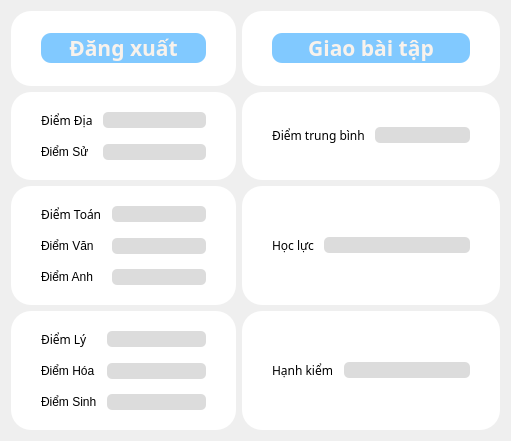
   <widget class="QWidget" name="formLayoutWidget">
    <property name="geometry">
     <rect>
      <x>930</x>
      <y>0</y>
      <width>511</width>
      <height>441</height>
     </rect>
    </property>
    <layout class="QGridLayout" name="gridLayout">
     <item row="0" column="1">
      <widget class="QFrame" name="info_frame_6">
       <property name="styleSheet">
        <string notr="true">background-color: rgb(255,255,255);
border-radius: 20px;</string>
       </property>
       <property name="frameShape">
        <enum>QFrame::StyledPanel</enum>
       </property>
       <property name="frameShadow">
        <enum>QFrame::Raised</enum>
       </property>
       <layout class="QGridLayout" name="gridLayout_29">
        <property name="leftMargin">
         <number>30</number>
        </property>
        <property name="topMargin">
         <number>20</number>
        </property>
        <property name="rightMargin">
         <number>30</number>
        </property>
        <property name="bottomMargin">
         <number>20</number>
        </property>
        <property name="horizontalSpacing">
         <number>20</number>
        </property>
        <property name="verticalSpacing">
         <number>10</number>
        </property>
        <item row="0" column="0">
         <widget class="QPushButton" name="btvn_upload">
          <property name="font">
           <font>
            <family>Bahnschrift</family>
            <pointsize>16</pointsize>
            <weight>75</weight>
            <italic>false</italic>
            <bold>true</bold>
           </font>
          </property>
          <property name="cursor">
           <cursorShape>PointingHandCursor</cursorShape>
          </property>
          <property name="styleSheet">
           <string notr="true">border-radius: 10px;
font: 600 16pt &quot;Bahnschrift&quot;;
background-color:rgb(129, 201, 255);
color: #F8F2EC;</string>
          </property>
          <property name="text">
           <string>Giao bài tập</string>
          </property>
         </widget>
        </item>
       </layout>
      </widget>
     </item>
     <item row="0" column="0">
      <widget class="QFrame" name="info_frame_8">
       <property name="styleSheet">
        <string notr="true">background-color: rgb(255,255,255);
border-radius: 20px;</string>
       </property>
       <property name="frameShape">
        <enum>QFrame::StyledPanel</enum>
       </property>
       <property name="frameShadow">
        <enum>QFrame::Raised</enum>
       </property>
       <layout class="QGridLayout" name="gridLayout_30">
        <property name="leftMargin">
         <number>30</number>
        </property>
        <property name="topMargin">
         <number>20</number>
        </property>
        <property name="rightMargin">
         <number>30</number>
        </property>
        <property name="bottomMargin">
         <number>20</number>
        </property>
        <property name="horizontalSpacing">
         <number>20</number>
        </property>
        <property name="verticalSpacing">
         <number>10</number>
        </property>
        <item row="0" column="0">
         <widget class="QPushButton" name="logOut_btn_tc">
          <property name="font">
           <font>
            <family>Bahnschrift</family>
            <pointsize>16</pointsize>
            <weight>75</weight>
            <italic>false</italic>
            <bold>true</bold>
           </font>
          </property>
          <property name="cursor">
           <cursorShape>PointingHandCursor</cursorShape>
          </property>
          <property name="styleSheet">
           <string notr="true">border-radius: 10px;
font: 600 16pt &quot;Bahnschrift&quot;;
background-color:rgb(129, 201, 255);
color: #F8F2EC;</string>
          </property>
          <property name="text">
           <string>Đăng xuất</string>
          </property>
         </widget>
        </item>
       </layout>
      </widget>
     </item>
     <item row="1" column="0">
      <widget class="QFrame" name="info_frame_3">
       <property name="styleSheet">
        <string notr="true">background-color: rgb(255,255,255);
border-radius: 20px;</string>
       </property>
       <property name="frameShape">
        <enum>QFrame::StyledPanel</enum>
       </property>
       <property name="frameShadow">
        <enum>QFrame::Raised</enum>
       </property>
       <layout class="QGridLayout" name="gridLayout_23">
        <property name="leftMargin">
         <number>30</number>
        </property>
        <property name="topMargin">
         <number>20</number>
        </property>
        <property name="rightMargin">
         <number>30</number>
        </property>
        <property name="bottomMargin">
         <number>20</number>
        </property>
        <property name="horizontalSpacing">
         <number>20</number>
        </property>
        <property name="verticalSpacing">
         <number>10</number>
        </property>
        <item row="0" column="0">
         <layout class="QGridLayout" name="gridLayout_24">
          <property name="horizontalSpacing">
           <number>10</number>
          </property>
          <property name="verticalSpacing">
           <number>15</number>
          </property>
          <item row="0" column="0">
           <widget class="QLabel" name="label_34">
            <property name="font">
             <font>
              <family>Segoe UI Semibold</family>
             </font>
            </property>
            <property name="styleSheet">
             <string notr="true">color: rgb(0,0,0);</string>
            </property>
            <property name="text">
             <string>Điểm Địa</string>
            </property>
           </widget>
          </item>
          <item row="1" column="1">
           <widget class="QLineEdit" name="lineEdit_26">
            <property name="styleSheet">
             <string notr="true">color: black;
background-color:rgb(220,220,220);
border-radius:5px;</string>
            </property>
           </widget>
          </item>
          <item row="1" column="0">
           <widget class="QLabel" name="label_36">
            <property name="styleSheet">
             <string notr="true">color: rgb(0,0,0);</string>
            </property>
            <property name="text">
             <string>Điểm Sử</string>
            </property>
           </widget>
          </item>
          <item row="0" column="1">
           <widget class="QLineEdit" name="lineEdit_28">
            <property name="styleSheet">
             <string notr="true">color: black;
background-color:rgb(220,220,220);
border-radius:5px;</string>
            </property>
            <property name="inputMethodHints">
             <set>Qt::ImhDigitsOnly</set>
            </property>
           </widget>
          </item>
         </layout>
        </item>
       </layout>
      </widget>
     </item>
     <item row="2" column="0">
      <widget class="QFrame" name="info_frame_2">
       <property name="styleSheet">
        <string notr="true">background-color: rgb(255,255,255);
border-radius: 20px;</string>
       </property>
       <property name="frameShape">
        <enum>QFrame::StyledPanel</enum>
       </property>
       <property name="frameShadow">
        <enum>QFrame::Raised</enum>
       </property>
       <layout class="QGridLayout" name="gridLayout_21">
        <property name="leftMargin">
         <number>30</number>
        </property>
        <property name="topMargin">
         <number>20</number>
        </property>
        <property name="rightMargin">
         <number>30</number>
        </property>
        <property name="bottomMargin">
         <number>20</number>
        </property>
        <property name="horizontalSpacing">
         <number>20</number>
        </property>
        <property name="verticalSpacing">
         <number>10</number>
        </property>
        <item row="0" column="0">
         <layout class="QGridLayout" name="gridLayout_22">
          <property name="horizontalSpacing">
           <number>10</number>
          </property>
          <property name="verticalSpacing">
           <number>15</number>
          </property>
          <item row="1" column="1">
           <widget class="QLineEdit" name="lineEdit_23">
            <property name="styleSheet">
             <string notr="true">color: black;
background-color:rgb(220,220,220);
border-radius:5px;</string>
            </property>
            <property name="text">
             <string/>
            </property>
           </widget>
          </item>
          <item row="0" column="0">
           <widget class="QLabel" name="label_31">
            <property name="font">
             <font>
              <family>Segoe UI Semibold</family>
             </font>
            </property>
            <property name="styleSheet">
             <string notr="true">color: rgb(0,0,0);</string>
            </property>
            <property name="text">
             <string>Điểm Toán</string>
            </property>
           </widget>
          </item>
          <item row="0" column="1">
           <widget class="QLineEdit" name="lineEdit_25">
            <property name="styleSheet">
             <string notr="true">color: black;
background-color:rgb(220,220,220);
border-radius:5px;</string>
            </property>
            <property name="inputMethodHints">
             <set>Qt::ImhDigitsOnly</set>
            </property>
           </widget>
          </item>
          <item row="2" column="1">
           <widget class="QLineEdit" name="lineEdit_24">
            <property name="styleSheet">
             <string notr="true">color: black;
background-color:rgb(220,220,220);
border-radius:5px;</string>
            </property>
           </widget>
          </item>
          <item row="2" column="0">
           <widget class="QLabel" name="label_32">
            <property name="styleSheet">
             <string notr="true">color: rgb(0,0,0);</string>
            </property>
            <property name="text">
             <string>Điểm Anh</string>
            </property>
           </widget>
          </item>
          <item row="1" column="0">
           <widget class="QLabel" name="label_33">
            <property name="styleSheet">
             <string notr="true">color: rgb(0,0,0);</string>
            </property>
            <property name="text">
             <string>Điểm Văn</string>
            </property>
           </widget>
          </item>
         </layout>
        </item>
       </layout>
      </widget>
     </item>
     <item row="1" column="1">
      <widget class="QFrame" name="info_frame_5">
       <property name="styleSheet">
        <string notr="true">background-color: rgb(255,255,255);
border-radius: 20px;</string>
       </property>
       <property name="frameShape">
        <enum>QFrame::StyledPanel</enum>
       </property>
       <property name="frameShadow">
        <enum>QFrame::Raised</enum>
       </property>
       <layout class="QGridLayout" name="gridLayout_27">
        <property name="leftMargin">
         <number>30</number>
        </property>
        <property name="topMargin">
         <number>20</number>
        </property>
        <property name="rightMargin">
         <number>30</number>
        </property>
        <property name="bottomMargin">
         <number>20</number>
        </property>
        <property name="horizontalSpacing">
         <number>20</number>
        </property>
        <property name="verticalSpacing">
         <number>10</number>
        </property>
        <item row="0" column="0">
         <layout class="QGridLayout" name="gridLayout_28">
          <property name="horizontalSpacing">
           <number>10</number>
          </property>
          <property name="verticalSpacing">
           <number>15</number>
          </property>
          <item row="0" column="0">
           <widget class="QLabel" name="label_39">
            <property name="font">
             <font>
              <family>Segoe UI Semibold</family>
             </font>
            </property>
            <property name="styleSheet">
             <string notr="true">color: rgb(0,0,0);</string>
            </property>
            <property name="text">
             <string>Điểm trung bình</string>
            </property>
           </widget>
          </item>
          <item row="0" column="1">
           <widget class="QLineEdit" name="lineEdit_32">
            <property name="styleSheet">
             <string notr="true">color: black;
background-color:rgb(220,220,220);
border-radius:5px;</string>
            </property>
            <property name="inputMethodHints">
             <set>Qt::ImhDigitsOnly</set>
            </property>
           </widget>
          </item>
         </layout>
        </item>
       </layout>
      </widget>
     </item>
     <item row="2" column="1">
      <widget class="QFrame" name="info_frame_7">
       <property name="styleSheet">
        <string notr="true">background-color: rgb(255,255,255);
border-radius: 20px;</string>
       </property>
       <property name="frameShape">
        <enum>QFrame::StyledPanel</enum>
       </property>
       <property name="frameShadow">
        <enum>QFrame::Raised</enum>
       </property>
       <layout class="QGridLayout" name="gridLayout_32">
        <property name="leftMargin">
         <number>30</number>
        </property>
        <property name="topMargin">
         <number>20</number>
        </property>
        <property name="rightMargin">
         <number>30</number>
        </property>
        <property name="bottomMargin">
         <number>20</number>
        </property>
        <property name="horizontalSpacing">
         <number>20</number>
        </property>
        <property name="verticalSpacing">
         <number>10</number>
        </property>
        <item row="0" column="0">
         <layout class="QGridLayout" name="gridLayout_33">
          <property name="horizontalSpacing">
           <number>10</number>
          </property>
          <property name="verticalSpacing">
           <number>15</number>
          </property>
          <item row="0" column="1">
           <widget class="QLineEdit" name="lineEdit_34">
            <property name="styleSheet">
             <string notr="true">color: black;
background-color:rgb(220,220,220);
border-radius:5px;</string>
            </property>
            <property name="inputMethodHints">
             <set>Qt::ImhDigitsOnly</set>
            </property>
           </widget>
          </item>
          <item row="0" column="0">
           <widget class="QLabel" name="label_41">
            <property name="font">
             <font>
              <family>Segoe UI Semibold</family>
             </font>
            </property>
            <property name="styleSheet">
             <string notr="true">color: rgb(0,0,0);</string>
            </property>
            <property name="text">
             <string>Học lực</string>
            </property>
           </widget>
          </item>
         </layout>
        </item>
       </layout>
      </widget>
     </item>
     <item row="3" column="0">
      <widget class="QFrame" name="info_frame_4">
       <property name="styleSheet">
        <string notr="true">background-color: rgb(255,255,255);
border-radius: 20px;</string>
       </property>
       <property name="frameShape">
        <enum>QFrame::StyledPanel</enum>
       </property>
       <property name="frameShadow">
        <enum>QFrame::Raised</enum>
       </property>
       <layout class="QGridLayout" name="gridLayout_25">
        <property name="leftMargin">
         <number>30</number>
        </property>
        <property name="topMargin">
         <number>20</number>
        </property>
        <property name="rightMargin">
         <number>30</number>
        </property>
        <property name="bottomMargin">
         <number>20</number>
        </property>
        <property name="horizontalSpacing">
         <number>20</number>
        </property>
        <property name="verticalSpacing">
         <number>10</number>
        </property>
        <item row="0" column="0">
         <layout class="QGridLayout" name="gridLayout_26">
          <property name="horizontalSpacing">
           <number>10</number>
          </property>
          <property name="verticalSpacing">
           <number>15</number>
          </property>
          <item row="1" column="1">
           <widget class="QLineEdit" name="lineEdit_27">
            <property name="styleSheet">
             <string notr="true">color: black;
background-color:rgb(220,220,220);
border-radius:5px;</string>
            </property>
            <property name="text">
             <string/>
            </property>
           </widget>
          </item>
          <item row="0" column="0">
           <widget class="QLabel" name="label_35">
            <property name="font">
             <font>
              <family>Segoe UI Semibold</family>
             </font>
            </property>
            <property name="styleSheet">
             <string notr="true">color: rgb(0,0,0);</string>
            </property>
            <property name="text">
             <string>Điểm Lý</string>
            </property>
           </widget>
          </item>
          <item row="0" column="1">
           <widget class="QLineEdit" name="lineEdit_29">
            <property name="styleSheet">
             <string notr="true">color: black;
background-color:rgb(220,220,220);
border-radius:5px;</string>
            </property>
            <property name="inputMethodHints">
             <set>Qt::ImhDigitsOnly</set>
            </property>
           </widget>
          </item>
          <item row="2" column="1">
           <widget class="QLineEdit" name="lineEdit_30">
            <property name="styleSheet">
             <string notr="true">color: black;
background-color:rgb(220,220,220);
border-radius:5px;</string>
            </property>
           </widget>
          </item>
          <item row="2" column="0">
           <widget class="QLabel" name="label_37">
            <property name="styleSheet">
             <string notr="true">color: rgb(0,0,0);</string>
            </property>
            <property name="text">
             <string>Điểm Sinh</string>
            </property>
           </widget>
          </item>
          <item row="1" column="0">
           <widget class="QLabel" name="label_38">
            <property name="styleSheet">
             <string notr="true">color: rgb(0,0,0);</string>
            </property>
            <property name="text">
             <string>Điểm Hóa</string>
            </property>
           </widget>
          </item>
         </layout>
        </item>
       </layout>
      </widget>
     </item>
     <item row="3" column="1">
      <widget class="QFrame" name="info_frame_9">
       <property name="styleSheet">
        <string notr="true">background-color: rgb(255,255,255);
border-radius: 20px;</string>
       </property>
       <property name="frameShape">
        <enum>QFrame::StyledPanel</enum>
       </property>
       <property name="frameShadow">
        <enum>QFrame::Raised</enum>
       </property>
       <layout class="QGridLayout" name="gridLayout_34">
        <property name="leftMargin">
         <number>30</number>
        </property>
        <property name="topMargin">
         <number>20</number>
        </property>
        <property name="rightMargin">
         <number>30</number>
        </property>
        <property name="bottomMargin">
         <number>20</number>
        </property>
        <property name="horizontalSpacing">
         <number>20</number>
        </property>
        <property name="verticalSpacing">
         <number>10</number>
        </property>
        <item row="0" column="0">
         <layout class="QGridLayout" name="gridLayout_35">
          <property name="horizontalSpacing">
           <number>10</number>
          </property>
          <property name="verticalSpacing">
           <number>15</number>
          </property>
          <item row="0" column="1">
           <widget class="QLineEdit" name="lineEdit_35">
            <property name="styleSheet">
             <string notr="true">color: black;
background-color:rgb(220,220,220);
border-radius:5px;</string>
            </property>
            <property name="inputMethodHints">
             <set>Qt::ImhDigitsOnly</set>
            </property>
           </widget>
          </item>
          <item row="0" column="0">
           <widget class="QLabel" name="label_42">
            <property name="font">
             <font>
              <family>Segoe UI Semibold</family>
             </font>
            </property>
            <property name="styleSheet">
             <string notr="true">color: rgb(0,0,0);</string>
            </property>
            <property name="text">
             <string>Hạnh kiểm</string>
            </property>
           </widget>
          </item>
         </layout>
        </item>
       </layout>
      </widget>
     </item>
    </layout>
   </widget>
